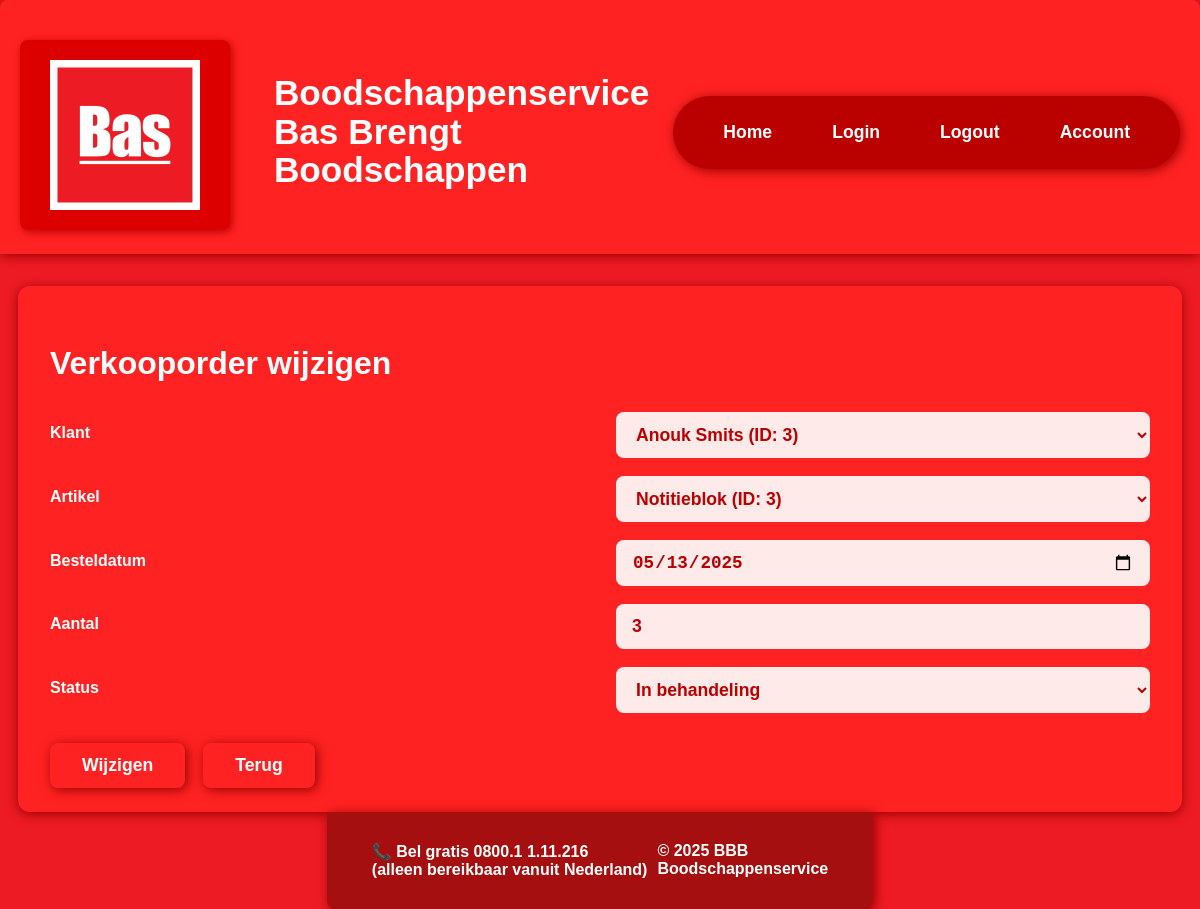
/verkooporders/update.php?verkoopordersId=3, run on the app's committed database.
### tables this page shows
CREATE TABLE `verkooporder` (
  `verkOrdId` int(11) NOT NULL,
  `klantId` int(11) NOT NULL,
  `artId` int(11) NOT NULL,
  `verkOrdDatum` date DEFAULT NULL,
  `verkOrdBestAantal` int(11) DEFAULT NULL,
  `verkOrdStatus` int(11) NOT NULL DEFAULT 1
);

CREATE TABLE `klant` (
  `klantId` int(11) NOT NULL,
  `klantNaam` varchar(20) DEFAULT NULL,
  `klantEmail` varchar(30) NOT NULL,
  `klantAdres` varchar(30) NOT NULL,
  `klantPostcode` varchar(6) DEFAULT NULL,
  `klantWoonplaats` varchar(25) DEFAULT NULL
);

CREATE TABLE `artikel` (
  `artId` int(11) NOT NULL,
  `artOmschrijving` varchar(12) NOT NULL,
  `artInkoop` decimal(5,2) DEFAULT NULL,
  `artVerkoop` decimal(5,2) DEFAULT NULL,
  `artVoorraad` int(11) NOT NULL,
  `artMinVoorraad` int(11) NOT NULL,
  `artMaxVoorraad` int(11) NOT NULL,
  `artLocatie` int(11) DEFAULT NULL
);

### src/classes/Klant.php (called while the page is built, shortened)
<?php
class Klant extends Database
{
    private $table_name = "klant";
    public function getKlanten(): array
    {
        $sql = "SELECT klantId, klantNaam, klantEmail, klantAdres, klantPostcode, klantWoonplaats FROM $this->table_name";
        $stmt = self::$conn->prepare($sql);
        $stmt->execute();
        return $stmt->fetchAll();
    }
}

### src/classes/verkooporders.php (called while the page is built, shortened)
<?php
class verkooporders extends Database
{
    public function getVerkooporder($verkOrdId) {
        $sql = "SELECT v.*, k.klantNaam, k.klantAdres, k.klantWoonplaats, k.klantPostcode
                FROM verkooporder v
                JOIN klant k ON v.klantId = k.klantId
                WHERE v.verkOrdId = :id";
        $stmt = self::$conn->prepare($sql);
        $stmt->execute(['id' => $verkOrdId]);
        return $stmt->fetch();
    }
}

### src/classes/artikel.php (called while the page is built, shortened)
<?php
class artikel extends Database {
    private $table_name = "artikel";
    public function getArtikelen(): array {
        $sql = "SELECT * FROM $this->table_name";
        $stmt = self::$conn->query($sql);
        return $stmt->fetchAll();
    }
}
?>

### src/verkooporders/update.php (the view, shortened to what this page needs)
<?php
require_once '../classes/verkooporders.php';
require_once '../classes/Klant.php';
require_once '../classes/artikel.php';
$verkoopordersObj = new verkooporders();
$klantObj = new Klant();
$artikelObj = new artikel();
$klanten = $klantObj->getKlanten();
$artikelen = $artikelObj->getArtikelen();
if (isset($_GET['verkoopordersId'])) {
    $order = $verkoopordersObj->getVerkooporder((int)$_GET['verkoopordersId']);
} else {
    echo "Geen verkoopordersId opgegeven.";
    exit;
}
?>
<?php require_once '../Includes/header.php'; ?>
<main>
    <div class="crud-form-container">
        <form method="post" class="crud-form-grid">
            <h2 class="crud-form-title">Verkooporder wijzigen</h2>
            <label class="crud-form-label" for="klantId">Klant</label>
            <select class="crud-form-input" id="klantId" name="klantId" required>
                <?php foreach ($klanten as $klant): ?>
                    <option value="<?= htmlspecialchars($klant['klantId']) ?>" <?= ($order['klantId'] == $klant['klantId']) ? 'selected' : '' ?>>
                        <?= htmlspecialchars($klant['klantNaam']) ?> (ID: <?= $klant['klantId'] ?>)
                    </option>
                <?php endforeach; ?>
            </select>
            <label class="crud-form-label" for="artId">Artikel</label>
            <select class="crud-form-input" id="artId" name="artId" required>
                <?php foreach ($artikelen as $artikel): ?>
                    <option value="<?= htmlspecialchars($artikel['artId']) ?>" <?= ($order['artId'] == $artikel['artId']) ? 'selected' : '' ?>>
                        <?= htmlspecialchars($artikel['artOmschrijving']) ?> (ID: <?= $artikel['artId'] ?>)
                    </option>
                <?php endforeach; ?>
            </select>
            <label class="crud-form-label" for="verkOrdDatum">Besteldatum</label>
            <input class="crud-form-input" type="date" id="verkOrdDatum" name="verkOrdDatum" value="<?= htmlspecialchars($order['verkOrdDatum']) ?>" required>
            <label class="crud-form-label" for="verkOrdBestAantal">Aantal</label>
            <input class="crud-form-input" type="number" id="verkOrdBestAantal" name="verkOrdBestAantal" min="1" value="<?= htmlspecialchars($order['verkOrdBestAantal']) ?>" required>
            <label class="crud-form-label" for="verkOrdStatus">Status</label>
            <select class="crud-form-input" id="verkOrdStatus" name="verkOrdStatus" required>
                <option value="1" <?= $order['verkOrdStatus'] == 1 ? 'selected' : '' ?>>In behandeling</option>
            </select>
            <div class="crud-form-btns">
                <button type="submit" class="crud-form-btn">Wijzigen</button>
                <button type="submit" name="terug" class="crud-form-btn">Terug</button>
            </div>
        </form>
    </div>
</main>
<?php require_once '../Includes/footer.php'; ?>

### src/style.css (style rules this page uses)
html, body { width: 100%; overflow-x: hidden; }
body { margin: 0; padding: 0; background-color: #ED1B24; font-size: 16px; font-family: Arial, Helvetica, sans-serif; color: #fff; }
.crud-form-container { background: #ff2222; border-radius: 12px; max-width: 1100px; margin: 32px auto 0 auto; padding: 32px 32px 24px 32px; box-shadow: 0 2px 12px #900; width: 98%; }
.crud-form-grid { display: grid; grid-template-columns: 1fr 1fr; gap: 18px 32px; align-items: center; }
.crud-form-title { grid-column: 1 / -1; color: #fff; font-size: 2em; font-weight: bold; margin-bottom: 12px; }
.crud-form-label { color: #fff; font-weight: bold; margin-bottom: 4px; }
.crud-form-input { padding: 12px 16px; border-radius: 8px; border: none; background: #ffeaea; color: #b00; font-size: 1.1em; font-weight: bold; transition: box-shadow 0.2s; }
.crud-form-btns { grid-column: 1 / -1; display: flex; gap: 18px; margin-top: 12px; }
.crud-form-btn { background: #ff2222; color: #fff; border: none; border-radius: 8px; padding: 12px 32px; font-weight: bold; font-size: 1.1em; cursor: pointer; transition: background 0.2s, color 0.2s; box-shadow: 2px 2px 12px #900; text-decoration: none; }

### data on the page
verkooporder: klantId "Anouk Smits (ID: 3)", artId "Notitieblok (ID: 3)", verkOrdDatum "05/13/2025", verkOrdBestAantal "3", verkOrdStatus "In behandeling"
